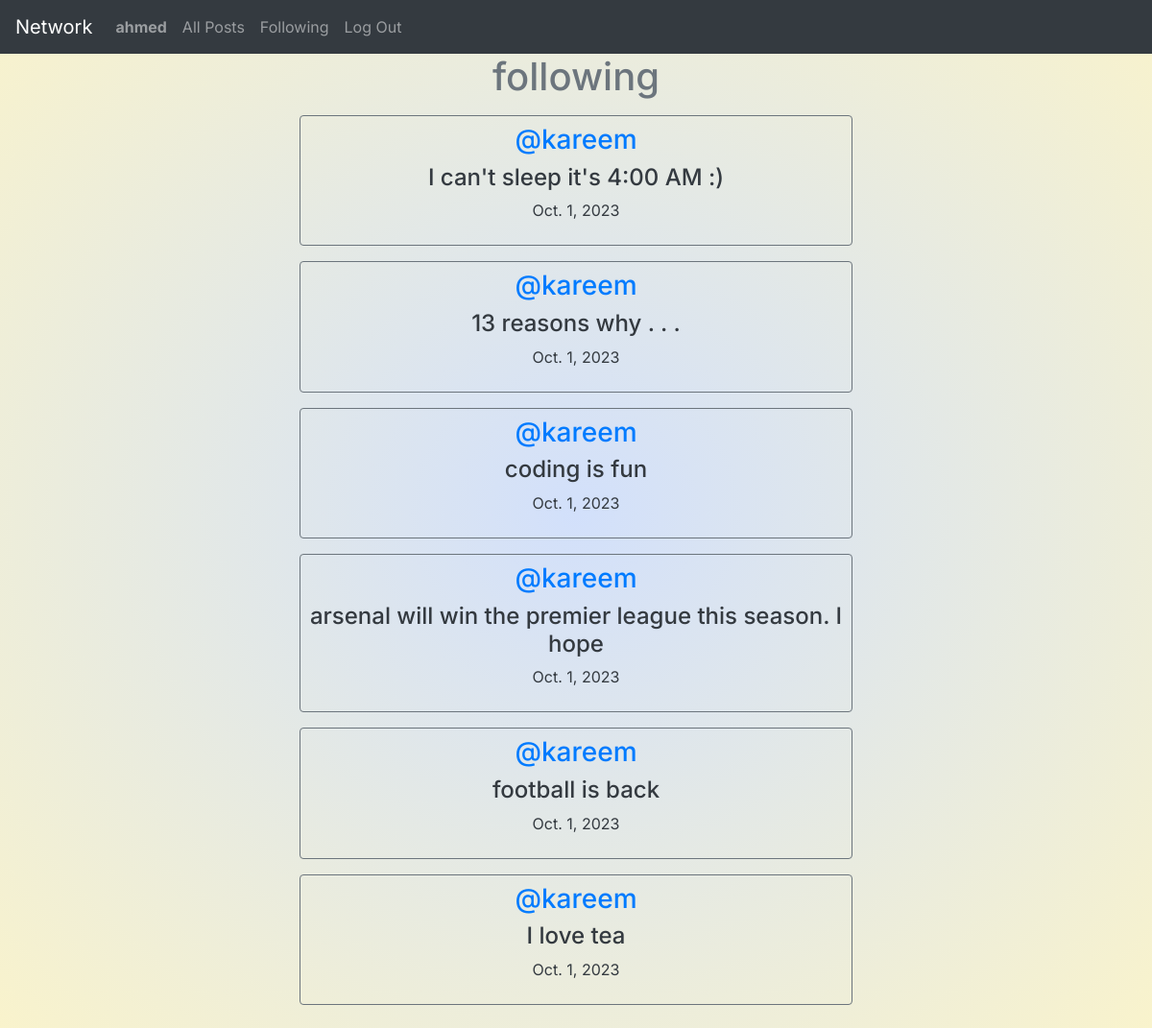
The app's page /following (signed in) with its own data.
### network/models.py (models this page shows, shortened)
class User(AbstractUser):
    pass

class Post(models.Model):
    content = models.CharField(max_length=150)
    user = models.ForeignKey(User,on_delete=models.CASCADE,related_name="user")
    date = models.DateField(auto_now_add=True)

### network/views.py (the view)
# urls.py: path("following", views.following, name="following"),
def following(request):
    current_user =User.objects.get(pk=request.user.id)
    following_users = Follow.objects.filter(user=current_user)
    all_posts = Post.objects.all().order_by('id').reverse()
    following_post = []
    for p in all_posts:
        for f in following_users:
            if f.user_follower == p.user:
                following_post.append(p)
    paginator  = Paginator (following_post , 10)
    page_num = request.GET.get('page')
    post_page = paginator.get_page(page_num)
    return render(request, "network/following.html",{
        "post_page":post_page,
    })

### network/templates/network/following.html (shortened to what this page needs)
{% extends "network/layout.html" %}
{% block body %}
<h1 class="text-secondary text-center ">following</h1>
<div class="mt-2 ml-4 mr-4">
  {% for p in post_page %}
  <div class="d-flex justify-content-center align-items-center">
    <div class="border border-secondary rounded p-2 m-2 text-dark text-center col-6 ">
      <h3><a href="{% url 'profile' user_id=p.user.id %}">@{{p.user}}</a></h3>
      <h4>{{p.content}}</h4>
      <p>{{p.date}}</p>
    </div>
  </div>
  {% endfor %}
</div>
{% endblock %}

### network/templates/network/layout.html (shortened to what this page needs)
{% load static %}
<!DOCTYPE html>
<html lang="en">
<head>
    <link rel="stylesheet" href="https://cdnjs.cloudflare.com/ajax/libs/font-awesome/6.4.2/css/all.min.css">
    <link rel="stylesheet" href="https://stackpath.bootstrapcdn.com/bootstrap/4.4.1/css/bootstrap.min.css"
>
    <link href="{% static 'network/styles.css' %}" rel="stylesheet">
</head>
<body>
    <nav class="navbar navbar-expand-lg navbar-dark bg-dark">
        <a class="navbar-brand" href="{% url 'index' %}">Network</a>
        <div>
            <ul class="navbar-nav mr-auto">
                {% if user.is_authenticated %}
                <li class="nav-item">
                    <a class="nav-link"
                        href="{% url 'profile' user_id=user.id %}"><strong>{{ user.username }}</strong></a>
                </li>
                {% endif %}
                <li class="nav-item">
                    <a class="nav-link" href="{% url 'index' %}">All Posts</a>
                </li>
                {% if user.is_authenticated %}
                <li class="nav-item">
                    <a class="nav-link" href="{% url 'following' %}">Following</a>
                </li>
                <li class="nav-item">
                    <a class="nav-link" href="{% url 'logout' %}">Log Out</a>
                </li>
                {% endif %}
            </ul>
        </div>
    </nav>
    <div class="body">
        {% block body %}
        {% endblock %}
    </div>
</body>
</html>

### network/static/network/styles.css (style rules this page uses)
body { background-image:radial-gradient( #D2E0FB , #F9F3CC); font-family: inter , sans-serif; }

### records on screen
User: username "ahmed"
Post: user "kareem", content "I can't sleep it's 4:00 AM :)", date "Oct. 1, 2023"
Post: user "kareem", content "13 reasons why . . .", date "Oct. 1, 2023"
Post: user "kareem", content "coding is fun", date "Oct. 1, 2023"
Post: user "kareem", content "arsenal will win the premier league this season. I hope", date "Oct. 1, 2023"
Post: user "kareem", content "football is back", date "Oct. 1, 2023"
Post: user "kareem", content "I love tea", date "Oct. 1, 2023"
